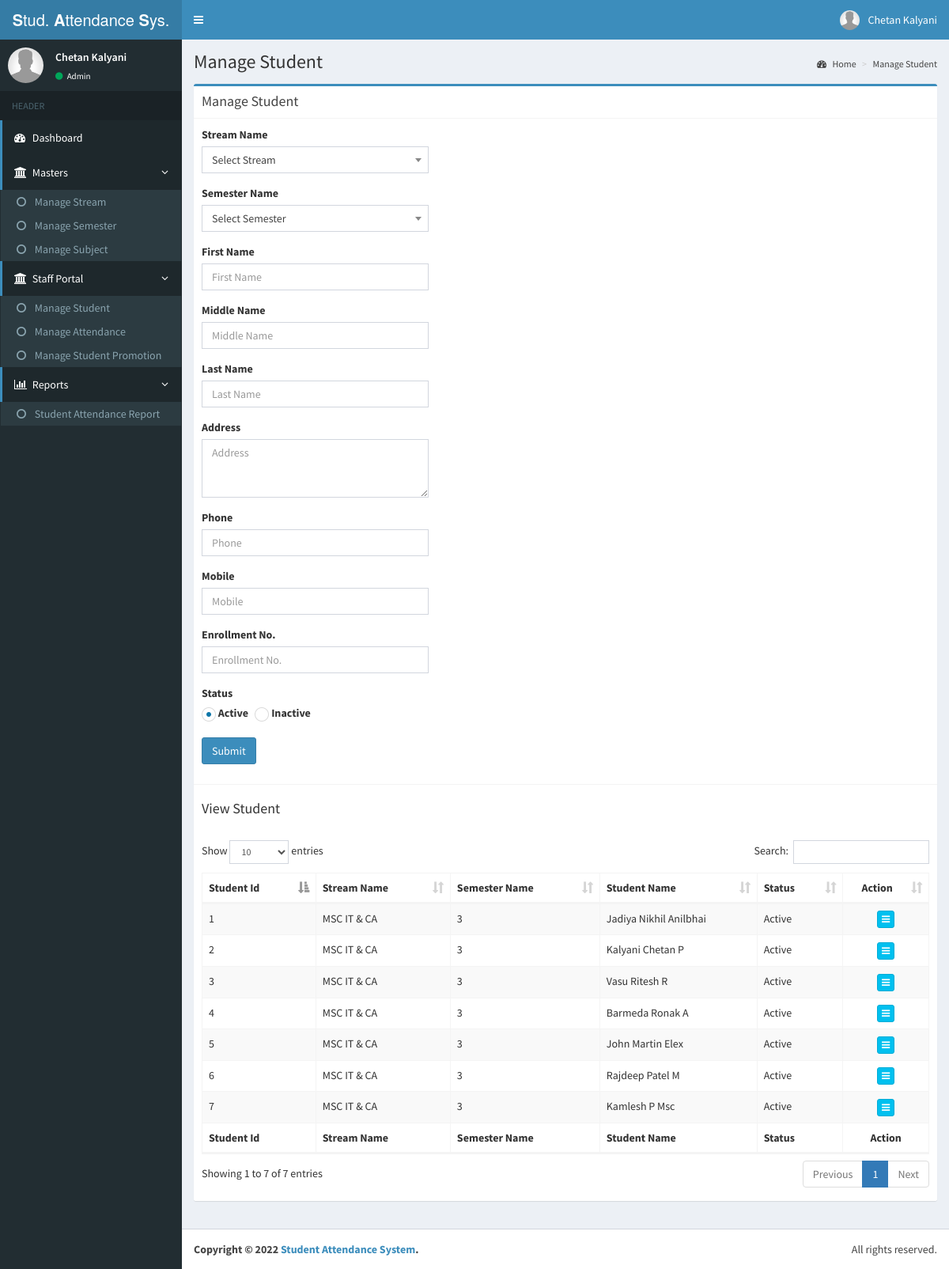
The app's page /manage_student/ (signed in) with its own data.
### attendance_app/models.py (models this page shows, shortened)
class Student(models.Model):
    firstname = models.CharField(max_length=250)
    middlename = models.CharField(max_length=250)
    lastname = models.CharField(max_length=250)
    address = models.CharField(max_length=250)
    phone = models.CharField(max_length=250)
    mobile = models.CharField(max_length=250)
    semester = models.ForeignKey(Semester, on_delete=models.CASCADE)
    enrollment_no = models.CharField(max_length=250)
    status = models.BooleanField(default=True)

class Semester(models.Model):
    stream = models.ForeignKey(Stream, on_delete=models.CASCADE)
    name = models.CharField(max_length=250)

class Stream(models.Model):
    name = models.CharField(max_length=250)

### attendance_app/views.py (the view, shortened to what this page needs)
# urls.py: url(r'^manage_student/$', v.manage_student, name="manage_student"),
def manage_student(request, action=None, student_id=None):
    if request.user.is_authenticated() == False:
        return redirect('login')
    context = {}
    if student_id is not None:
        student = Student.objects.get(pk=student_id)
        context['student'] = student
        all_semester = Semester.objects.all()
        context['all_semester'] = all_semester
    if action == "view":
        context['readonly'] = 1
    elif action == "delete":
        student.delete()
        request.session['message'] = 'Record delete successfully.'
        return redirect('manage_student')
    all_stream = Stream.objects.all()
    context['all_stream'] = all_stream
    all_student = Student.objects.all()
    context['all_student'] = all_student
    return render(request, 'manage_student.html', context)

### attendance_app/templates/manage_student.html (shortened to what this page needs)
{% extends "includes/base.html" %}<title>{% block title %}Student Attendance System :: Manage Student{% endblock %}</title>
{% block content %}
    <div class="content-wrapper">
        <section class="content-header">
            <h1>Manage Student
            </h1>
            <ol class="breadcrumb">
                <li class="active"><a href="/"><i class="fa fa-dashboard"></i> Home</a></li>
                <li><a href="/">Manage Student</a></li>
            </ol>
        </section>
        <section class="content container-fluid">
            <div class="row">
                <div class="col-md-12">
                    <div class="box box-primary">
                        <form class="form-vertical" method="post" role="form">
                            <div class="box-header with-border">
                                <h3 class="box-title">Manage Student</h3>
                            </div>
                            <div class="box-body">
                                <div class="row">
                                    <div class="form-group col-lg-4 col-md-4 col-sm-6 col-xs-12">
                                        <label for="StreamId">Stream Name</label>
                                    </div>
                                </div>
                                <div class="row">
                                    <div class="form-group col-lg-4 col-md-4 col-sm-6 col-xs-12">
                                        <label for="SemesterId">Semester Name</label>
                                    </div>
                                </div>
                                <div class="row">
                                    <div class="form-group col-lg-4 col-md-4 col-sm-6 col-xs-12">
                                        <label for="SubjectName">First Name</label>
                                        <input type="text" class="form-control" name="txtFirstName" id="txtFirstName" placeholder="First Name" value="{{ student.firstname }}" required {% if readonly == 1 %} readonly {% endif %}>
                                    </div>
                                </div>
                                <div class="row">
                                    <div class="form-group col-lg-4 col-md-4 col-sm-6 col-xs-12">
                                        <label for="SubjectName">Middle Name</label>
                                        <input type="text" class="form-control" name="txtMiddleName" id="txtMiddleName" placeholder="Middle Name" value="{{ student.middlename }}" required {% if readonly == 1 %} readonly {% endif %}>
                                    </div>
                                </div>
                                <div class="row">
                                    <div class="form-group col-lg-4 col-md-4 col-sm-6 col-xs-12">
                                        <label for="SubjectName">Last Name</label>
                                        <input type="text" class="form-control" name="txtLastName" id="txtLastName" placeholder="Last Name" value="{{ student.lastname }}" required {% if readonly == 1 %} readonly {% endif %}>
                                    </div>
                                </div>
                                <div class="row">
                                    <div class="form-group col-lg-4 col-md-4 col-sm-6 col-xs-12">
                                        <label for="Address">Address</label>
                                        <textarea class="form-control" rows="3" name="txtAddress" id="txtAddress" placeholder="Address" {% if readonly == 1 %} readonly {% endif %}>{{ student.address }}</textarea>
                                    </div>
                                </div>
                                <div class="row">
                                    <div class="form-group col-lg-4 col-md-4 col-sm-6 col-xs-12">
                                        <label for="Phone">Phone</label>
                                        <input type="text" class="form-control" name="txtPhone" id="txtPhone" placeholder="Phone" value="{{ student.phone }}" {% if readonly == 1 %} readonly {% endif %}>
                                    </div>
                                </div>
                                <div class="row">
                                    <div class="form-group col-lg-4 col-md-4 col-sm-6 col-xs-12">
                                        <label for="Mobile">Mobile</label>
                                        <input type="text" class="form-control" name="txtMobile" id="txtMobile" placeholder="Mobile" value="{{ student.mobile }}" {% if readonly == 1 %} readonly {% endif %}>
                                    </div>
                                </div>
                                <div class="row">
                                    <div class="form-group col-lg-4 col-md-4 col-sm-6 col-xs-12">
                                        <label for="EnrollmentNo">Enrollment No.</label>
                                        <input type="text" class="form-control" name="txtEnrollmentNo" id="txtEnrollmentNo" placeholder="Enrollment No." value="{{ student.enrollment_no }}" {% if readonly == 1 %} readonly {% endif %}>
                                    </div>
                                </div>
                                <div class="row">
                                    <div class="form-group col-lg-4 col-md-4 col-sm-6 col-xs-12">
                                        <label for="Status">Status</label><br>
                                        <label>
                                        </label>
                                        <label>Active</label>
                                        <label>
                                        </label>
                                        <label>Inactive</label>
                                    </div>
                                </div>
                                <div class="row">
                                    <div class="form-group col-lg-4 col-md-4 col-sm-6 col-xs-12">
                                        <button type="submit" class="btn btn-primary" {% if readonly == 1 %} disabled {% endif %}>Submit</button>
                                    </div>
                                </div>
                            </div>
                            <div class="box-footer">
                                <h4 class="box-title">View Student</h4><br>
                                <table id="dtTableSemester" class="table table-bordered table-striped">
                                    <thead>
                                    <tr>
                                        <th>Student Id</th>
                                        <th>Stream Name</th>
                                        <th>Semester Name</th>
                                        <th>Student Name</th>
                                        <th>Status</th>
                                        <th class="text-center">Action</th>
                                    </tr>
                                    </thead>
                                    <tbody>
                                    {% for student in all_student %}
                                        <tr>
                                            <td>{{ student.pk }}</td>
                                            <td>{{ student.semester.stream.name }}</td>
                                            <td>{{ student.semester.name }}</td>
                                            <td class="text-capitalize">{{ student.firstname }} {{ student.middlename }} {{ student.lastname }}</td>
                                            <td>{% if student.status == True %} Active {% else %} Inactive {% endif %}</td>
                                            <td class="text-center">
                                                <div class="btn-group">
                                                    <button type="button" class="btn btn-xs btn-info dropdown-toggle" data-toggle="dropdown">
                                                        <i class="fa fa-bars"></i>
                                                    </button>
                                                </div>
                                            </td>
                                        </tr>
                                    {% endfor %}
                                    </tbody>
                                    <thead>
                                    <tr>
                                        <th>Student Id</th>
                                        <th>Stream Name</th>
                                        <th>Semester Name</th>
                                        <th>Student Name</th>
                                        <th>Status</th>
                                        <th class="text-center">Action</th>
                                    </tr>
                                    </thead>
                                </table>
                            </div>
                        </form>
                    </div>
                </div>
            </div>
        </section>
    </div>
{% endblock %}

### attendance_app/templates/includes/base.html (shortened to what this page needs)
{% load static %}<!DOCTYPE html>
<html>
<head>
    <link rel="stylesheet" href="{% static 'assets/css/bootstrap.min.css' %}">
    <link rel="stylesheet" href="{% static 'assets/css/font-awesome.min.css' %}">
    <link rel="stylesheet" href="{% static 'assets/css/ionicons.min.css' %}">
    <link rel="stylesheet" href="{% static 'assets/css/bootstrap-datepicker.min.css' %}">
    <link rel="stylesheet" href="{% static 'assets/css/dataTables.bootstrap.min.css' %}">
    <link rel="stylesheet" href="{% static 'assets/css/select2.min.css' %}">
    <link rel="stylesheet" href="{% static 'assets/css/all.css' %}">
    <link rel="stylesheet" href="{% static 'assets/css/AdminLTE.min.css' %}">
    <link rel="stylesheet" href="{% static 'assets/css/skin-blue.min.css' %}">
    <link rel="stylesheet" href="{% static 'assets/css/custom.css' %}">
</head>
<body class="hold-transition skin-blue sidebar-mini">
<div class="wrapper">
    <header class="main-header">
        <a href="/" class="logo">
            <span class="logo-lg"><b>S</b>tud. <b>A</b>ttendance <b>S</b>ys.</span> </a>
        <nav class="navbar navbar-static-top" role="navigation">
            <a href="javascript:void(0);" class="sidebar-toggle" data-toggle="push-menu" role="button"> <span class="sr-only">Toggle navigation</span> </a>
            <div class="navbar-custom-menu">
                <ul class="nav navbar-nav">
                    <li class="dropdown user user-menu">
                        <a href="javascript:void(0);" class="dropdown-toggle" data-toggle="dropdown">
                            <img src="{% static 'assets/image/user2-160x160.jpg' %}" class="user-image" alt="User Image">
                            <span class="hidden-xs">{{ user.first_name }} {{ user.last_name }}</span> </a>
                    </li>
                </ul>
            </div>
        </nav>
    </header>
    <aside class="main-sidebar">
        <section class="sidebar">
            <div class="user-panel">
                <div class="pull-left image">
                    <img src="{% static 'assets/image/user2-160x160.jpg' %}" class="img-circle" alt="User Image">
                </div>
                <div class="pull-left info">
                    <p>{{ user.first_name }} {{ user.last_name }}</p>
                    {% if request.user.is_superuser %}
                        <a href="#"><i class="fa fa-circle text-green"></i> Admin</a>
                    {% else %}
                        <a href="#"><i class="fa fa-circle text-teal"></i> User</a>
                    {% endif %}
                </div>
            </div>
            <ul class="sidebar-menu" data-widget="tree">
                <li class="header">HEADER</li>
                <li class="active"><a href="/dashboard"><i class="fa fa-dashboard"></i> <span>Dashboard</span></a></li>
                <li class="treeview active">
                    <a href="javascript:void(0);"><i class="fa fa-bank"></i> <span>Masters</span> <span class="pull-right-container"><i class="fa fa-angle-left pull-right"></i></span> </a>
                    <ul class="treeview-menu">
                        <li><a href="/manage_stream"><i class="fa fa-circle-o"></i> Manage Stream</a></li>
                        <li><a href="/manage_semester"><i class="fa fa-circle-o"></i> Manage Semester</a></li>
                        <li><a href="/manage_subject"><i class="fa fa-circle-o"></i> Manage Subject</a></li>
                    </ul>
                </li>
                <li class="treeview active">
                    <a href="javascript:void(0);"><i class="fa fa-bank"></i> <span>Staff Portal</span> <span class="pull-right-container"><i class="fa fa-angle-left pull-right"></i></span> </a>
                    <ul class="treeview-menu">
                        <li><a href="/manage_student"><i class="fa fa-circle-o"></i> Manage Student</a></li>
                        <li><a href="/manage_attendance"><i class="fa fa-circle-o"></i> Manage Attendance</a></li>
                        <li><a href="/manage_student_promotion"><i class="fa fa-circle-o"></i> Manage Student Promotion</a></li>
                    </ul>
                </li>
                <li class="treeview active">
                    <a href="javascript:void(0);"><i class="fa fa-bar-chart"></i> <span>Reports</span> <span class="pull-right-container"><i class="fa fa-angle-left pull-right"></i></span> </a>
                    <ul class="treeview-menu">
                        <li><a href="/student_attendance_report"><i class="fa fa-circle-o"></i> Student Attendance Report</a></li>
                    </ul>
                </li>
            </ul>
        </section>
    </aside>
    {% block content %}{% endblock %}
    <footer class="main-footer">
        <div class="pull-right hidden-xs">
            All rights reserved.
        </div>
        <strong>Copyright &copy; {% now 'Y' %} <a href="#">Student Attendance System</a>.</strong>
    </footer>
</div>
</body>
</html>

### attendance_app/static/assets/css/custom.css (style rules this page uses)
.logo { width: 200px; }

### records on screen
Student: pk "1", semester.stream.name "MSC IT & CA", semester.name "3", firstname "Jadiya", middlename "Nikhil", lastname "Anilbhai", status "Active"
Student: pk "2", semester.stream.name "MSC IT & CA", semester.name "3", firstname "Kalyani", middlename "Chetan", lastname "P", status "Active"
Student: pk "3", semester.stream.name "MSC IT & CA", semester.name "3", firstname "Vasu", middlename "Ritesh", lastname "R", status "Active"
Student: pk "4", semester.stream.name "MSC IT & CA", semester.name "3", firstname "Barmeda", middlename "Ronak", lastname "A", status "Active"
Student: pk "5", semester.stream.name "MSC IT & CA", semester.name "3", firstname "John", middlename "Martin", lastname "Elex", status "Active"
Student: pk "6", semester.stream.name "MSC IT & CA", semester.name "3", firstname "Rajdeep", middlename "Patel", lastname "M", status "Active"
Student: pk "7", semester.stream.name "MSC IT & CA", semester.name "3", firstname "Kamlesh", middlename "P", lastname "Msc", status "Active"

### other values on screen
{{ user.first_name }} "Chetan"
{{ user.last_name }} "Kalyani"
